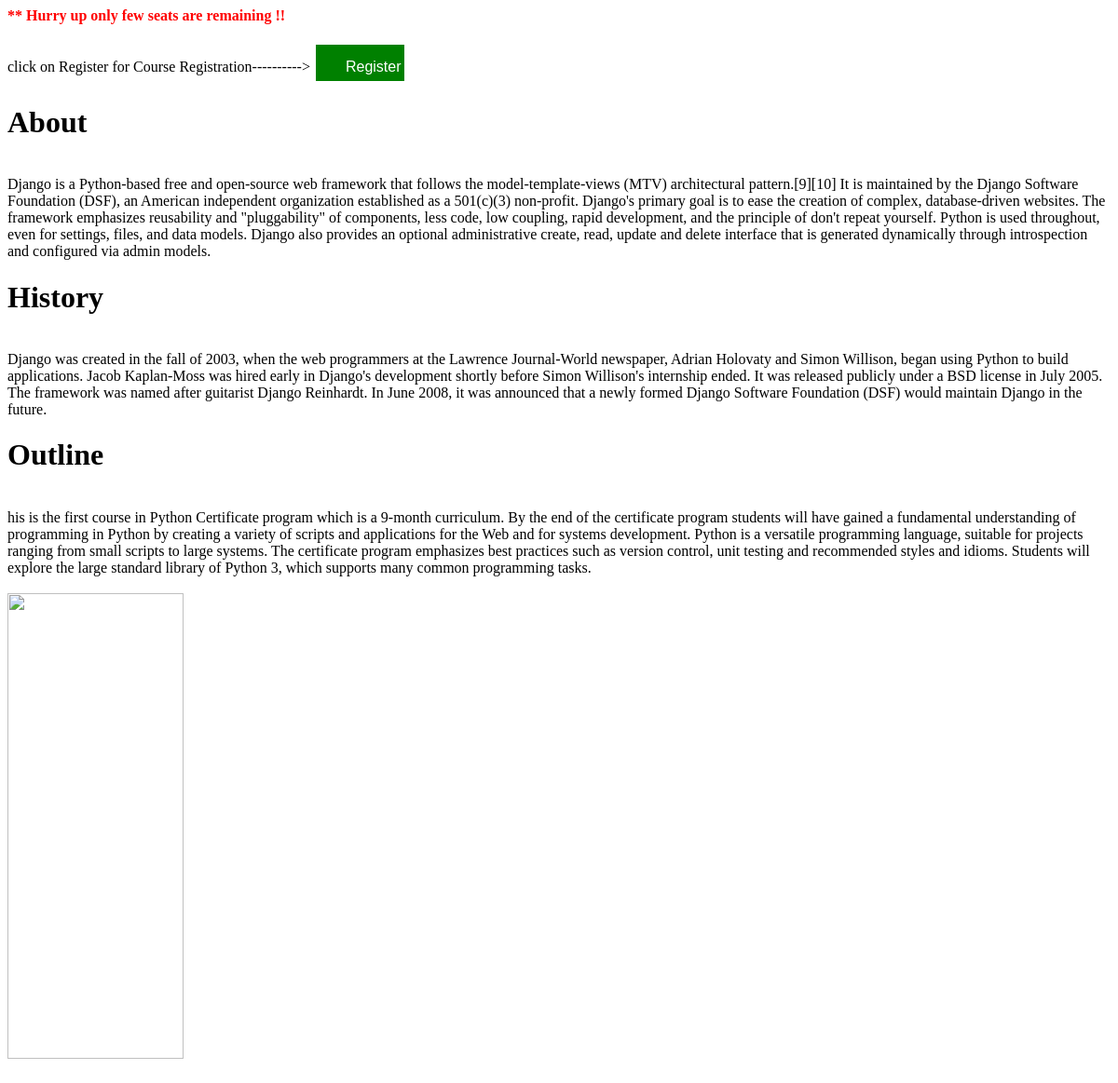
Page /django on the committed database.
### My_Application/models.py (models this page shows, shortened)
class Django(models.Model):
    dname = models.CharField(max_length=20)
    text3=models.TextField()

### My_Application/views.py (the view)
# urls.py: path('django',views.django),
def django(request):
    data4 = Django.objects.all()
    dict5 = {'data4': data4}
    return render(request, 'django1.html', dict5)

### templates/django1.html (shortened to what this page needs)
{% load static %}
<html lang="en">
<head>
    <link rel="stylesheet" href="{% static 'css/django1.css' %}">
</head>
<body >
{% if data4 %}<font color="red" ><marquee behavior="scroll" direction="right" scrollamount="8"><b>** Hurry up only few seats are remaining !!</b></marquee></font><br>
   click on Register for Course Registration----------> <input type="submit" class="button" value="Register" form="form1">
{% for i in data4 %}
<h1>{{ i.dname }}</h1><br>
{{ i.text3 }}
{% endfor %}
{% endif %}<br>
<br><img src="https://miro.medium.com/max/1032/1*HvknYpijUJwiaHuJ1HUiLw.png" width="40%" height="500px"><br><br>
</body>
</html>

### My_Application/static/css/django1.css (style rules this page uses)
body { background-image: url('https://images.unsplash.com/photo-1429704658776-3d38c9990511?ixid=MXwxMjA3fDB8MHxwaG90by1wYWdlfHx8fGVufDB8fHw%3D&ixlib=rb-1.2.1&auto=format&fit=crop&w=1530&q=80'); background-repeat: no-repeat; background-size: cover; }

### templates/django1.html (style rules this page uses)
.button { background-color: green; border: none; color: white; padding: 15px 32px; text-align: center; text-decoration: none; display: inline-block; font-size: 16px; margin: 4px 2px; cursor: pointer; width: 8%; height:5% }

### rows in the picture
Django: dname "About", text3 "Django is a Python-based free and open-source web framework that follows the model-template-views (MTV) architectural pattern.[9][10] It is maintained by the Django Software Foundation (DSF), an American independent organization established as a 501(c)(3) non-profit. Django's primary goal is to ease the creation of complex, database-driven websites. The framework emphasizes reusability and \"pluggability\" of components, less code, low coupling, rapid development, and the principle of don't repeat yourself. Python is used throughout, even for settings, files, and data models. Django also provides an optional administrative create, read, update and delete interface that is generated…"
Django: dname "History", text3 "Django was created in the fall of 2003, when the web programmers at the Lawrence Journal-World newspaper, Adrian Holovaty and Simon Willison, began using Python to build applications. Jacob Kaplan-Moss was hired early in Django's development shortly before Simon Willison's internship ended. It was released publicly under a BSD license in July 2005. The framework was named after guitarist Django Reinhardt. In June 2008, it was announced that a newly formed Django Software Foundation (DSF) would maintain Django in the future."
Django: dname "Outline", text3 "his is the first course in Python Certificate program which is a 9-month curriculum. By the end of the certificate program students will have gained a fundamental understanding of programming in Python by creating a variety of scripts and applications for the Web and for systems development. Python is a versatile programming language, suitable for projects ranging from small scripts to large systems. The certificate program emphasizes best practices such as version control, unit testing and recommended styles and idioms. Students will explore the large standard library of Python 3, which supports many common programming tasks."
